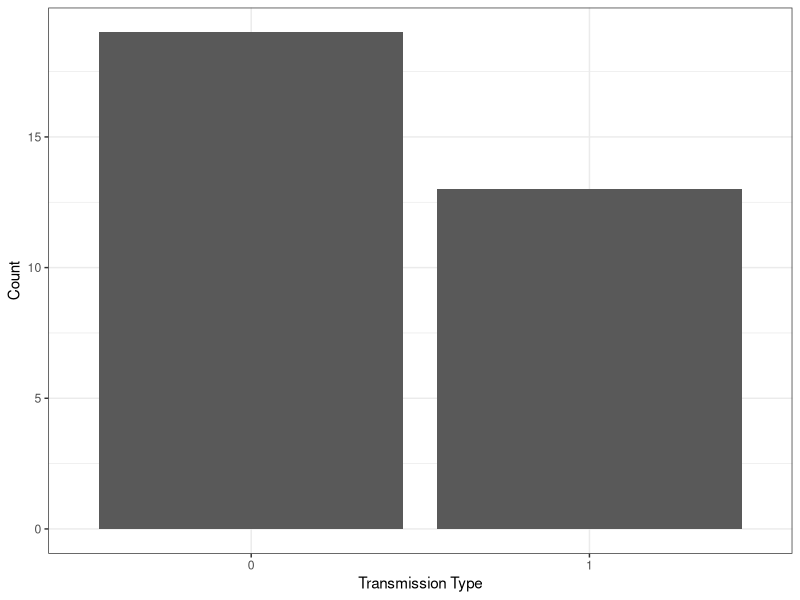
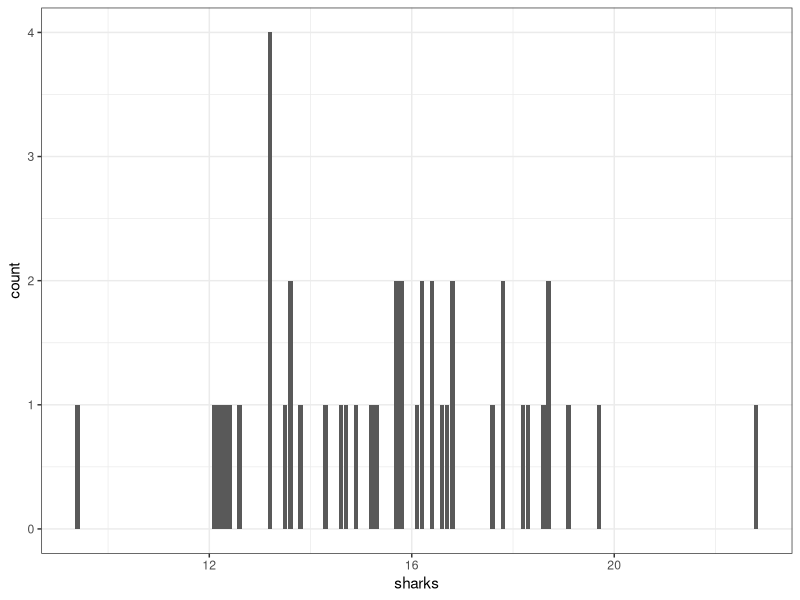
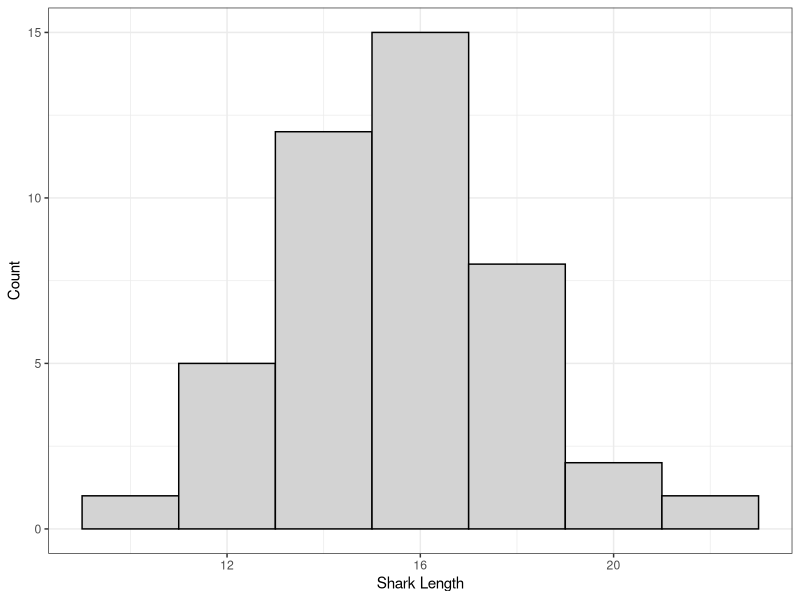
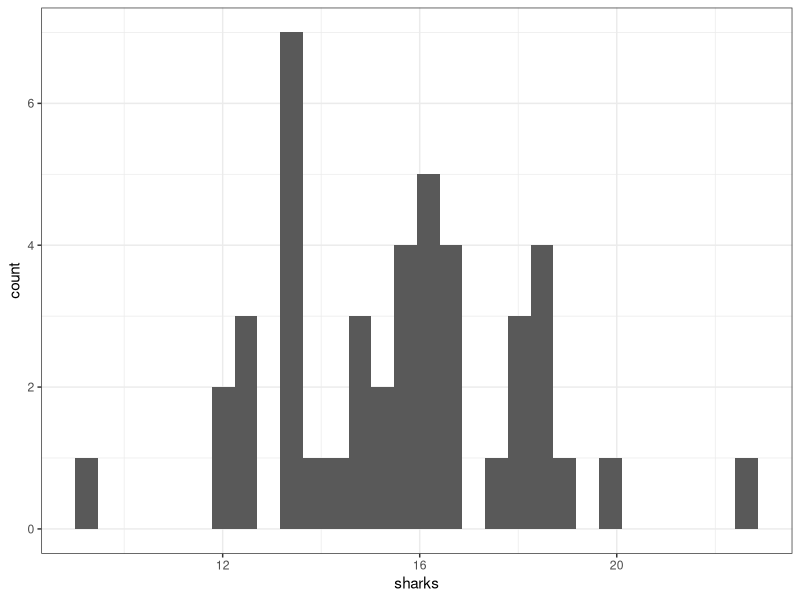
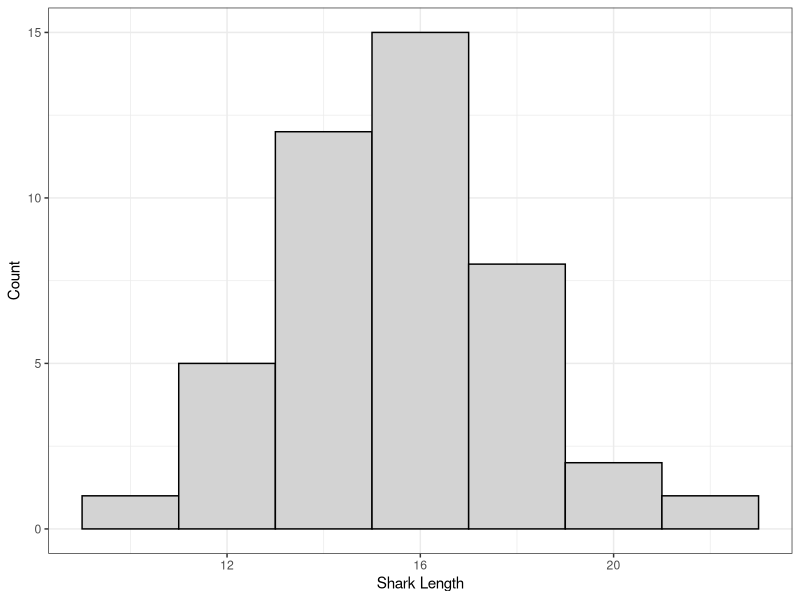
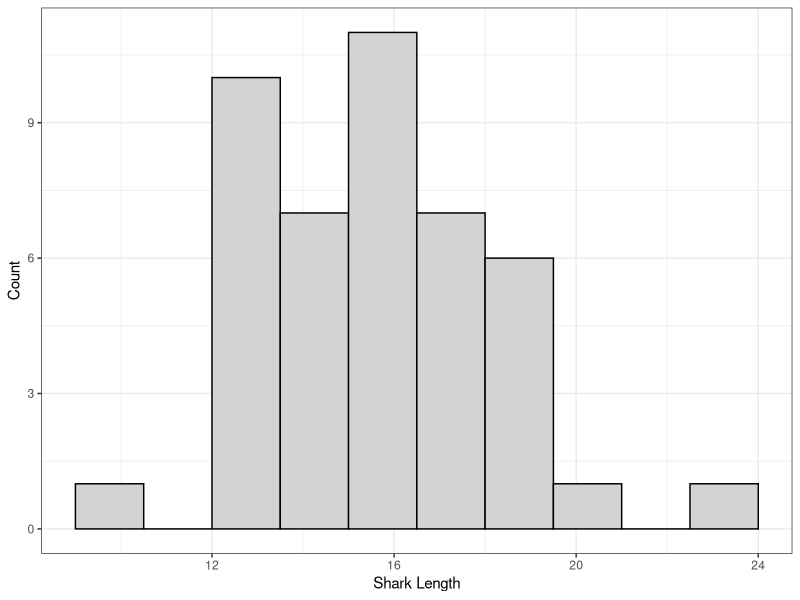
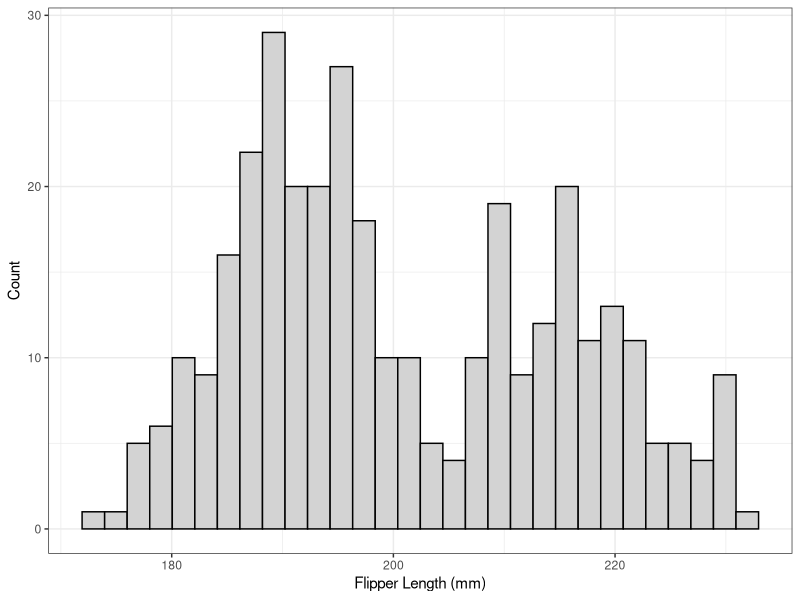
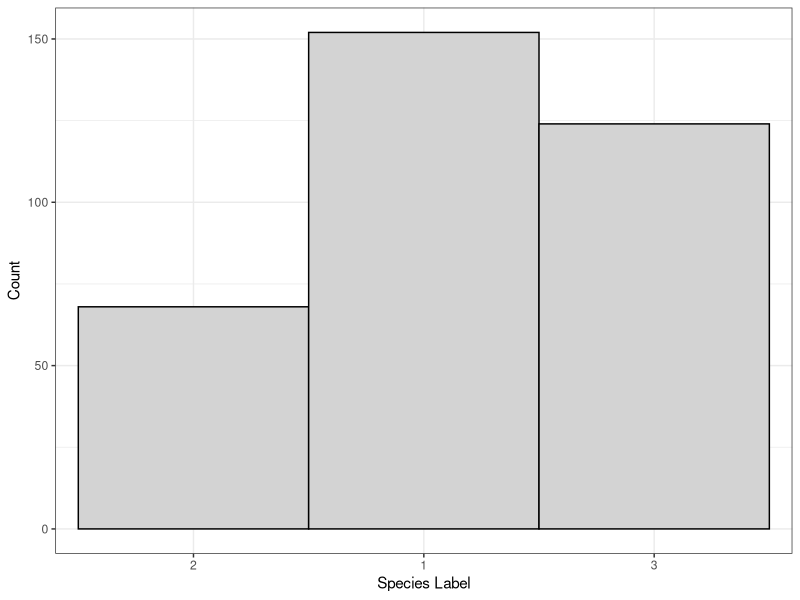

These figures' R source, in order:
## ---- chunk 1
library(palmerpenguins) # Load in the `penguins` data.
library(dplyr)

## Display nicely in the slides/notes
## Usually, you would just use head(penguins)
penguins[, c("species", "sex", "bill_length_mm", "body_mass_g")] %>%
    head() %>%
    knitr::kable()
## ---- chunk 2
#| echo: true
library(palmerpenguins)
head(as.data.frame(penguins))
## ---- chunk 3
penguins[, c("species", "sex", "body_mass_g")] %>%
    head() %>%
    knitr::kable()
## ---- chunk 4
#| echo: true
mtcars[1:6, 1:5]
## ---- chunk 5
#| eval: true
#| echo: false
#| fig-height: 5
library(ggplot2)
theme_set(theme_bw())

ggplot(mtcars) +
    aes(x = factor(am)) +
    geom_bar() +
    labs(x = "Transmission Type",
        y = "Count")
## ---- chunk 6
library(ggplot2)
theme_set(theme_bw())
sharks <-  c(9.4, 12.1, 12.2, 12.3, 12.4, 12.6, 13.2, 13.2, 13.2, 13.2, 13.5,
13.6, 13.6, 13.8, 14.3, 14.6, 14.7, 14.9, 15.2, 15.3, 15.7, 15.7,
15.8, 15.8, 16.1, 16.2, 16.2, 16.4, 16.4, 16.6, 16.7, 16.8, 16.8,
17.6, 17.8, 17.8, 18.2, 18.3, 18.6, 18.7, 18.7, 19.1, 19.7, 22.8)

ggplot() + aes(x = sharks) + geom_bar()
## ---- chunk 7
#| fig-height: 3.8
#| fig-width: 5
## Note: I've added fanciness to make the slide look good.
ggplot() + 
    aes(x = sharks) +
    geom_histogram(binwidth=2, 
        center = 0, # Only need to specify the center of one bin
        colour = "black", fill = "lightgrey") +
    labs(x = "Shark Length", y = "Count")
## ---- chunk 8
ggplot() + 
    aes(x = sharks) +
    geom_histogram()
## ---- chunk 9
#| fig-height: 4
ggplot() + 
    aes(x = sharks) +
    geom_histogram(binwidth=2, 
        center = 0, # Only need to specify the center of one bin
        colour = "black", fill = "lightgrey") +
    labs(x = "Shark Length", y = "Count")
## ---- chunk 10
#| fig-height: 4
ggplot() + 
    aes(x = sharks) +
    geom_histogram(binwidth=1.5, 
        center = 0.75, # Only need to specify the center of one bin
        colour = "black", fill = "lightgrey") +
    labs(x = "Shark Length", y = "Count")
## ---- chunk 11
#| echo: false
#| eval: true

ggplot(penguins) + 
    aes(x = flipper_length_mm) +
    geom_histogram(colour = 1, fill = "lightgrey") +
    labs(x = "Flipper Length (mm)",
        y = "Count")
## ---- chunk 12
#| echo: false
#| eval: true

ggplot(penguins) + 
    aes(x = ordered(as.numeric(factor(species)), levels = c(2,1,3))) +
    geom_bar(width = 1, colour = 1, fill = "lightgrey") +
    labs(x = "Species Label",
        y = "Count")
## ---- chunk 13
#| fig-height: 4.6
mydata <- c(12, 43, 12, 32, 53, 66, 78, 25, 36, 12, 26,
    34, 98, 39, 44, 23, 15, 67, 1,  4,  54, 21)

ggplot() + theme_minimal() +
    aes(x = mydata) +
    geom_histogram(binwidth = 10, center = 5,
        fill = "lightgrey", colour = "black") +
    scale_x_continuous(breaks = (0:10)*10, trans = "reverse", expand = c(0,0)) +
    coord_flip() + 
    labs(x = "Value", y = NULL)
## ---- chunk 14
#| echo: false
#| eval: true
#| fig-height: 4

simdata <- rnorm(1000)^1.25
ggplot() +
    aes(x = simdata) +
    geom_histogram(fill = "lightgrey", colour = 1)
## ---- chunk 15
#| fig-height: 4
#| fig-width: 5
set.seed(2112)
myd <- rnorm(40)
ggplot() + aes(x = myd) + geom_histogram(center = 0.5, binwidth = 1, fill = "lightgrey", colour = 1)
